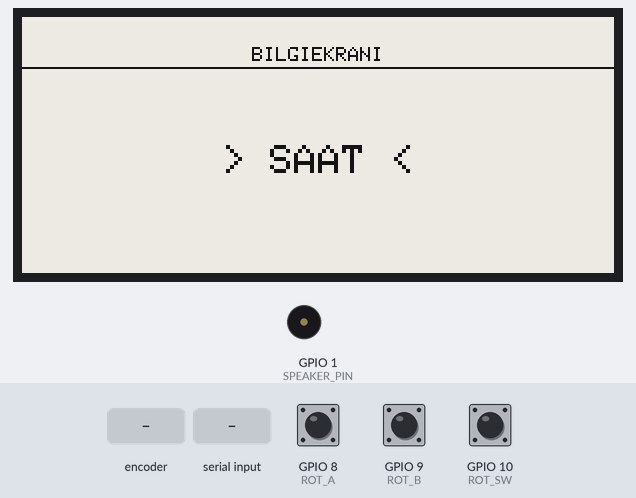
The sketch below on a simulated ESP32-C3. On the bench: 296×128 one-colour display, buzzer (waves = sounding). Inputs (shaded band) come from the test bench; at power-on: GPIO 10 (ROT_SW) HIGH, GPIO 8 (ROT_A) HIGH, GPIO 9 (ROT_B) HIGH. EEPROM starts erased; what the sketch prints to the serial monitor is not drawn. At 20.7 s the program restarts the board; the recording ends there.

Above: at 3.4 s.
3.5 s: rotary encoder on GPIO 8 (ROT_A) / GPIO 9 (ROT_B) turned 2 steps (second pin leading)
At 6.2 s:
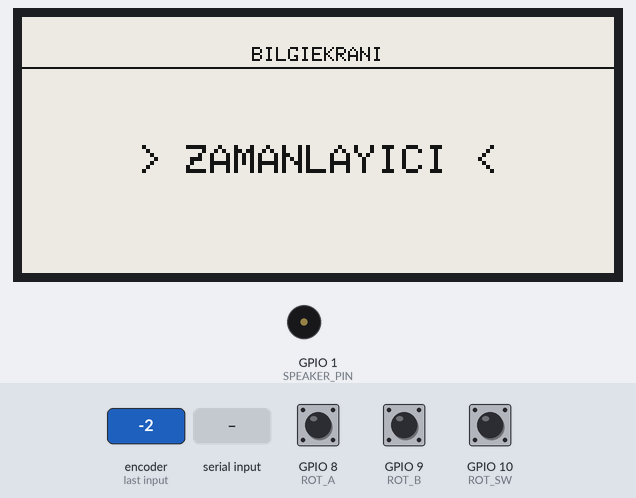
6.9 s: GPIO 10 (ROT_SW) pulled LOW for 3.2 s
At 11.4 s:
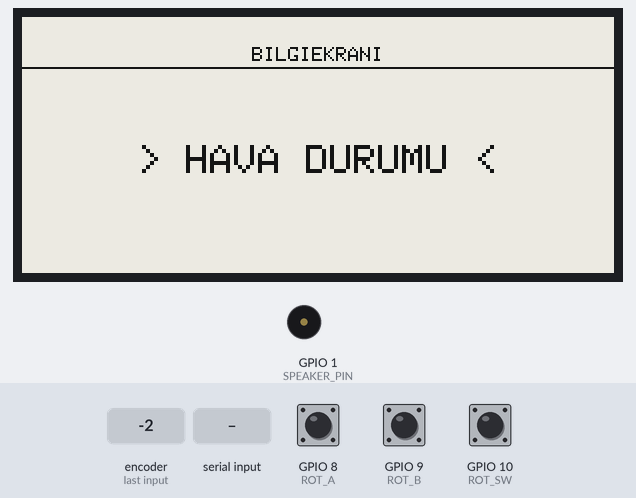
11.7 s: GPIO 10 (ROT_SW) pulled LOW for 1 s
At 15.5 s:
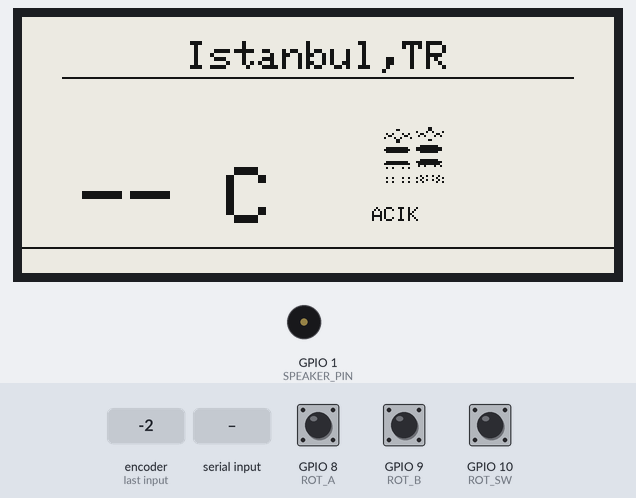
15.7 s: GPIO 10 (ROT_SW) pulled LOW for 1 s
At 19.5 s:
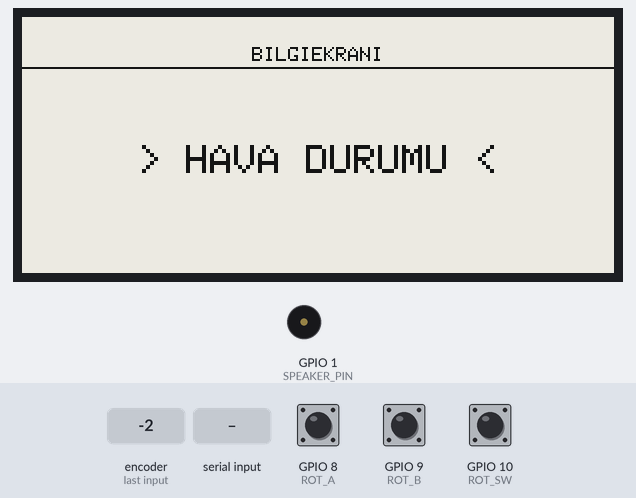
19.7 s: "1\n" received over Serial
At 19.8 s:
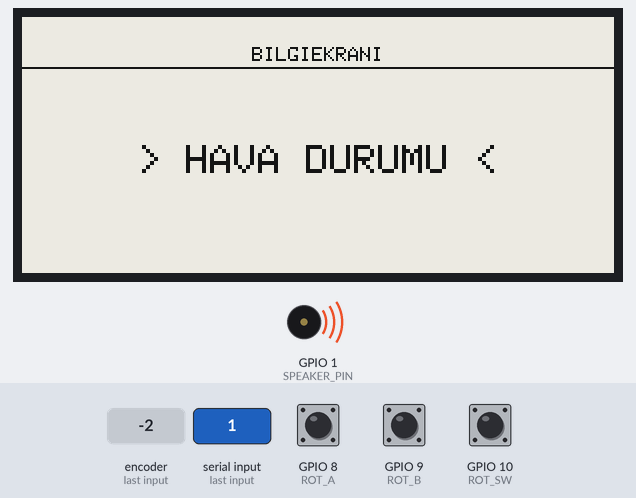
Timing chart, 0 to 20.7 s (numbered marks = the images above; inputs shaded):
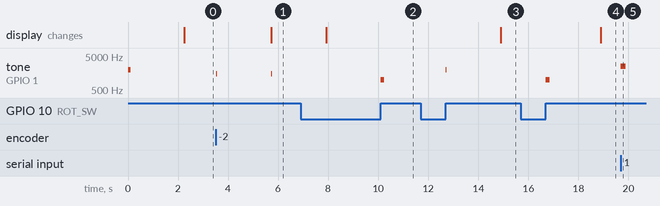

The sketch:

sketch_dec24a.ino
```cpp
#include <SPI.h>
#include <GxEPD2_BW.h>
#include <Adafruit_GFX.h>
#include <WiFi.h>
#include <HTTPClient.h>
#include <ArduinoJson.h>
#include <Preferences.h>
#include <time.h>

// --- PİNLER (ESP32-C3) ---
#define SPEAKER_PIN 1
#define EPD_BUSY    2
#define EPD_RST     3
#define EPD_DC      4
#define EPD_CS      5
#define EPD_CLK     6
#define EPD_DIN     7
#define ROT_A       8
#define ROT_B       9
#define ROT_SW      10

GxEPD2_BW<GxEPD2_290_T94, GxEPD2_290_T94::HEIGHT> display(GxEPD2_290_T94(EPD_CS, EPD_DC, EPD_RST, EPD_BUSY));

// --- BİTMAP İKONLAR (64x64) ---
const unsigned char icon_clear[] PROGMEM = { 0x00, 0x00, 0x01, 0x80, 0x01, 0x80, 0x01, 0x80, 0x00, 0x00, 0x42, 0x42, 0x24, 0x24, 0x18, 0x18, 0x18, 0x18, 0x24, 0x24, 0x42, 0x42, 0x00, 0x00, 0x01, 0x80, 0x01, 0x80, 0x01, 0x80, 0x00, 0x00 }; // Güneş
const unsigned char icon_cloudy[] PROGMEM = { 0x00, 0x00, 0x00, 0x00, 0x00, 0x00, 0x1f, 0xf0, 0x3f, 0xf8, 0x7f, 0xfc, 0x7f, 0xfc, 0x7f, 0xfc, 0x3f, 0xf8, 0x1f, 0xf0, 0x00, 0x00, 0x00, 0x00, 0x00, 0x00, 0x00, 0x00, 0x00, 0x00, 0x00, 0x00 }; // Bulut
const unsigned char icon_rain[] PROGMEM = { 0x00, 0x00, 0x1f, 0xf0, 0x3f, 0xf8, 0x7f, 0xfc, 0x7f, 0xfc, 0x3f, 0xf8, 0x00, 0x00, 0x24, 0x24, 0x24, 0x24, 0x00, 0x00, 0x00, 0x00, 0x00, 0x00, 0x00, 0x00, 0x00, 0x00, 0x00, 0x00, 0x00, 0x00 }; // Yağmur
const unsigned char icon_snow[] PROGMEM = { 0x00, 0x00, 0x12, 0x48, 0x24, 0x24, 0x48, 0x12, 0x00, 0x00, 0x12, 0x48, 0x24, 0x24, 0x48, 0x12, 0x00, 0x00, 0x00, 0x00, 0x00, 0x00, 0x00, 0x00, 0x00, 0x00, 0x00, 0x00, 0x00, 0x00, 0x00, 0x00 }; // Kar
const unsigned char icon_storm[] PROGMEM = { 0x00, 0x00, 0x1f, 0xf0, 0x3f, 0xf8, 0x7f, 0xfc, 0x7f, 0xfc, 0x08, 0x20, 0x04, 0x40, 0x02, 0x80, 0x01, 0x00, 0x00, 0x00, 0x00, 0x00, 0x00, 0x00, 0x00, 0x00, 0x00, 0x00, 0x00, 0x00, 0x00, 0x00 }; // Fırtına

// --- DEĞİŞKENLER ---
Preferences prefs;
String ssid, pass, token, city;
String havaDurumu = "-- C";
int conditionId = 800;
enum Menu { MENU_SAAT, MENU_HAVA, MENU_ZAMANLAYICI, MENU_COUNT };
Menu currentMenu = MENU_SAAT;
bool inDetail = false;
int lastA = HIGH;
unsigned long pressStart = 0;
bool pressing = false;
unsigned long sonHavaGuncelleme = 0;

String temizle(String metin) {
    metin.replace("İ", "I"); metin.replace("ı", "i");
    metin.replace("ş", "s"); metin.replace("Ş", "S");
    metin.replace("ğ", "g"); metin.replace("Ğ", "G");
    metin.replace("ç", "c"); metin.replace("Ç", "C");
    metin.replace("ü", "u"); metin.replace("Ü", "U");
    metin.replace("ö", "o"); metin.replace("Ö", "O");
    return metin;
}

void bip(int frekans, int sure) { tone(SPEAKER_PIN, frekans, sure); }

void printCentered(const char* text, int y, int textSize) {
    display.setTextSize(textSize);
    int16_t x1, y1; uint16_t w, h;
    display.getTextBounds(text, 0, 0, &x1, &y1, &w, &h);
    display.setCursor((display.width() - w) / 2, y);
    display.print(text);
}

void havaDurumuGetir() {
    if (WiFi.status() == WL_CONNECTED && token.length() > 5) {
        HTTPClient http;
        String url = "http://api.openweathermap.org/data/2.5/weather?q=" + city + "&appid=" + token + "&units=metric";
        http.begin(url);
        if (http.GET() == HTTP_CODE_OK) {
            StaticJsonDocument<1024> doc;
            deserializeJson(doc, http.getString());
            havaDurumu = String((int)round(doc["main"]["temp"].as<float>())) + " C";
            conditionId = doc["weather"][0]["id"];
        }
        http.end();
    }
}

void setup() {
    Serial.begin(115200);
    pinMode(SPEAKER_PIN, OUTPUT); pinMode(ROT_A, INPUT_PULLUP);
    pinMode(ROT_B, INPUT_PULLUP); pinMode(ROT_SW, INPUT_PULLUP);
    bip(2000, 100);
    SPI.begin(EPD_CLK, -1, EPD_DIN, EPD_CS);
    display.init(115200); display.setRotation(3); display.setTextColor(GxEPD_BLACK);

    prefs.begin("bilgi", true);
    ssid = prefs.getString("ssid", ""); pass = prefs.getString("pass", "");
    token = prefs.getString("token", ""); city = prefs.getString("city", "Istanbul,TR");
    prefs.end();

    if (ssid != "" && ssid != "null") {
        WiFi.begin(ssid.c_str(), pass.c_str());
        configTime(10800, 0, "pool.ntp.org");
    }
    drawMenu();
}

void loop() {
    if (Serial.available() > 0) {
        String gelenVeri = Serial.readStringUntil('\n');
        StaticJsonDocument<512> doc;
        if (deserializeJson(doc, gelenVeri) == DeserializationError::Ok) {
            prefs.begin("bilgi", false);
            prefs.putString("ssid", doc["s"].as<String>());
            prefs.putString("pass", doc["p"].as<String>());
            prefs.putString("token", doc["t"].as<String>());
            prefs.putString("city", doc["l"].as<String>());
            prefs.end();
            Serial.println("AYARLAR_KAYDEDILDI");
            bip(2500, 200); delay(1000); ESP.restart();
        }
    }

    if (millis() - sonHavaGuncelleme > 1800000 || sonHavaGuncelleme == 0) {
        if (WiFi.status() == WL_CONNECTED) { havaDurumuGetir(); sonHavaGuncelleme = millis(); if (inDetail && currentMenu == MENU_HAVA) drawDetail(); }
    }

    static int sonDakika = -1;
    struct tm timeinfo;
    if (inDetail && currentMenu == MENU_SAAT && getLocalTime(&timeinfo)) {
        if (timeinfo.tm_min != sonDakika) { sonDakika = timeinfo.tm_min; drawDetail(); }
    }

    handleRotary(); handleButton();
}

void handleRotary() {
    int a = digitalRead(ROT_A);
    if (!inDetail && a != lastA) {
        if (digitalRead(ROT_B) != a) currentMenu = (Menu)((currentMenu + 1) % MENU_COUNT);
        else currentMenu = (Menu)((currentMenu + MENU_COUNT - 1) % MENU_COUNT);
        bip(1500, 10); drawMenu();
    }
    lastA = a;
}

void handleButton() {
    int sw = digitalRead(ROT_SW);
    if (sw == LOW && !pressing) { pressing = true; pressStart = millis(); }
    if (sw == HIGH && pressing) {
        unsigned long dur = millis() - pressStart; pressing = false;
        if (dur < 800) { bip(2000, 50); inDetail = true; drawDetail(); }
        else { bip(1000, 150); inDetail = false; drawMenu(); }
    }
}

void drawMenu() {
    display.firstPage();
    do {
        display.fillScreen(GxEPD_WHITE);
        printCentered("BILGIEKRANI", 15, 1);
        display.drawFastHLine(0, 25, display.width(), GxEPD_BLACK);
        const char* label = (currentMenu == MENU_SAAT) ? "> SAAT <" : (currentMenu == MENU_HAVA) ? "> HAVA DURUMU <" : "> ZAMANLAYICI <";
        printCentered(label, (display.height()/2), 2);
    } while (display.nextPage());
}

void drawDetail() {
    display.firstPage();
    do {
        display.fillScreen(GxEPD_WHITE);

        if (currentMenu == MENU_SAAT) {
            struct tm timeinfo;
            if(getLocalTime(&timeinfo)) {
                // 1. ÜST BİLGİ: Şehir İsmi (Küçük ve şık)
                display.setTextSize(1);
                String konum = "- " + temizle(city) + " -";
                // Manuel merkezleme: 296px genişlik / 2 = 148.
                // Karakter başına ~6px, "ISTANBUL,TR" ~11 karakter = 66px. (148 - 33 = 115)
                printCentered(konum.c_str(), 15, 1);

                // 2. ORTA KISIM: Saat (Hassas Manuel Hizalama)
                // Font Size 6 için manuel X, Y koordinatları
                char sBuffer[6];
                strftime(sBuffer, 6, "%H:%M", &timeinfo);

                display.setTextSize(6);
                // 2.9" Ekran (296x128) için Size 6 Saat Ortalaması:
                // X: 55 (Sol boşluk), Y: 45 (Üst boşluk)
                display.setCursor(55, 45);
                display.print(sBuffer);

                // 3. ALT KISIM: Tarih ve Gün Bilgisi
                display.drawFastHLine(40, 105, display.width()-80, GxEPD_BLACK); // Estetik ince çizgi

                const char* gunler[] = {"PAZAR", "PAZARTESI", "SALI", "CARSAMBA", "PERSEMBE", "CUMA", "CUMARTESI"};
                char tBuffer[40];
                sprintf(tBuffer, "%02d.%02d.%d | %s",
                        timeinfo.tm_mday,
                        timeinfo.tm_mon + 1,
                        timeinfo.tm_year + 1900,
                        gunler[timeinfo.tm_wday]);

                // Tarih yazısını en alta ortalayarak bas
                printCentered(tBuffer, 112, 1);

            } else {
                printCentered("WiFi BEKLENIYOR...", 60, 2);
            }
        }
        else if (currentMenu == MENU_HAVA) {
            // 1. Üst Kısım: Şehir İsmi
            printCentered(temizle(city).c_str(), 12, 2);
            display.drawFastHLine(20, 30, display.width()-40, GxEPD_BLACK);

            // 2. İkon ve Durum Belirleme
            const unsigned char* icon;
            String text = "";
            if (conditionId >= 200 && conditionId < 300) { icon = icon_storm; text = "FIRTINA"; }
            else if (conditionId >= 300 && conditionId < 600) { icon = icon_rain; text = "YAGMUR"; }
            else if (conditionId >= 600 && conditionId < 700) { icon = icon_snow; text = "KARLI"; }
            else if (conditionId == 800) { icon = icon_clear; text = "ACIK"; }
            else { icon = icon_cloudy; text = "BULUTLU"; }

            // 3. Yan Yana Yerleşim (Sıcaklık Solda - İkon Sağda)
            // Sıcaklık (Sol)
            display.setTextSize(4);
            display.setCursor(30, 75);
            display.print(havaDurumu);

            // İkon (Sağ) - 32x32 boyutunda
            display.drawBitmap(180, 55, icon, 32, 32, GxEPD_BLACK);

            // 4. Alt Kısım: Durum Metni
            display.setTextSize(1);
            display.setCursor(175, 95);
            display.print(text);

            // Estetik bir alt bilgi çizgisi
            display.drawFastHLine(0, 115, display.width(), GxEPD_BLACK);
        }
    } while (display.nextPage());
}
```

Measured:
- after the input at 3.5 s, tone on GPIO 1 (SPEAKER_PIN): alternates 1500 Hz for 0.01 s and silent for 2.2 s, starting at once; the display: changes after 2.2 s (image 1)
- after the input at 6.9 s, tone on GPIO 1 (SPEAKER_PIN): silent → 1000 Hz after 3.2 s, → silent 0.15 s later
- after the input at 11.7 s, tone on GPIO 1 (SPEAKER_PIN): silent → 2000 Hz after 1.0 s, → silent 0.05 s later; the display: changes after 3.2 s (image 3)
- after the input at 15.7 s, tone on GPIO 1 (SPEAKER_PIN): silent → 1000 Hz after 1.0 s, → silent 0.15 s later; the display: changes after 3.2 s (image 4)
- after the input at 19.7 s, tone on GPIO 1 (SPEAKER_PIN): silent → 2500 Hz at once, → silent 0.20 s later
